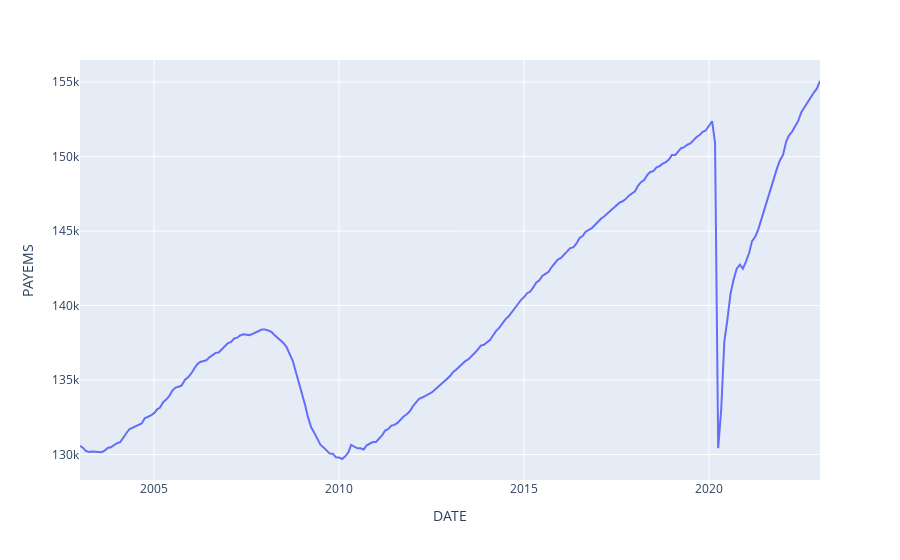

This figure's notebook cell:
### Markdown cell above
#### Payroll

### Code cell
payroll = web.DataReader('PAYEMS', 'fred', start)
px.line(data_frame=payroll, x=payroll.index, y='PAYEMS')

### Figure 1 — Plotly figure (JSON) as saved in the notebook; plotly's stock layout.template omitted (floating-point values rounded to 4 significant figures; data arrays with more than 128 entries replaced by an {"elided": "..."} marker saying what was removed)
{"data": [{"hovertemplate": "DATE=%{x}<br>PAYEMS=%{y}<extra></extra>", "legendgroup": "", "line": {"color": "#636efa", "dash": "solid"}, "marker": {"symbol": "circle"}, "mode": "lines", "name": "", "orientation": "v", "showlegend": false, "type": "scatter", "x": {"elided": "241 str values"}, "xaxis": "x", "y": {"elided": "241 int values"}, "yaxis": "y"}], "layout": {"legend": {"tracegroupgap": 0}, "margin": {"t": 60}, "xaxis": {"anchor": "y", "domain": [0, 1], "title": {"text": "DATE"}}, "yaxis": {"anchor": "x", "domain": [0, 1], "title": {"text": "PAYEMS"}}}}
